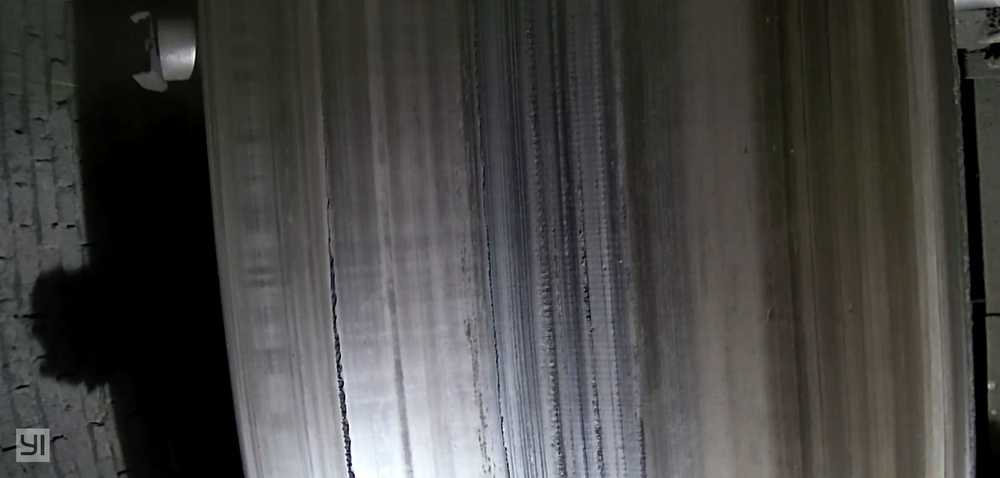
#> input picture Python/area/tear1.jpg, 1000 x 478 px, shrunk from 1591 x 761 before the run
$ python MAIN.py
#> lines starting #> are read from the running program, lines starting #| are printed output that depends on the picture; after the words box and inside, x2 and y2 are one past the last pixel; in counts of white or black regions, pixels touching at a corner belong together
import numpy as np
import cv2 as cv
import tkinter


if __name__ == '__main__':
    img = cv.imread("./tear1.jpg")
#> img is the input picture: shape (478, 1000, 3); mean B, G, R 66.1, 67.8, 68.4

    gray_img = cv.cvtColor(img, cv.COLOR_BGR2GRAY)
    kernel_open = cv.getStructuringElement(cv.MORPH_RECT, (3, 3))

    open_img = cv.morphologyEx(gray_img, cv.MORPH_OPEN, kernel_open)
    cv.imshow("open", open_img)

    kernel = np.ones((5, 5), np.uint8)
    erode_img = cv.erode(open_img, kernel, iterations=1)
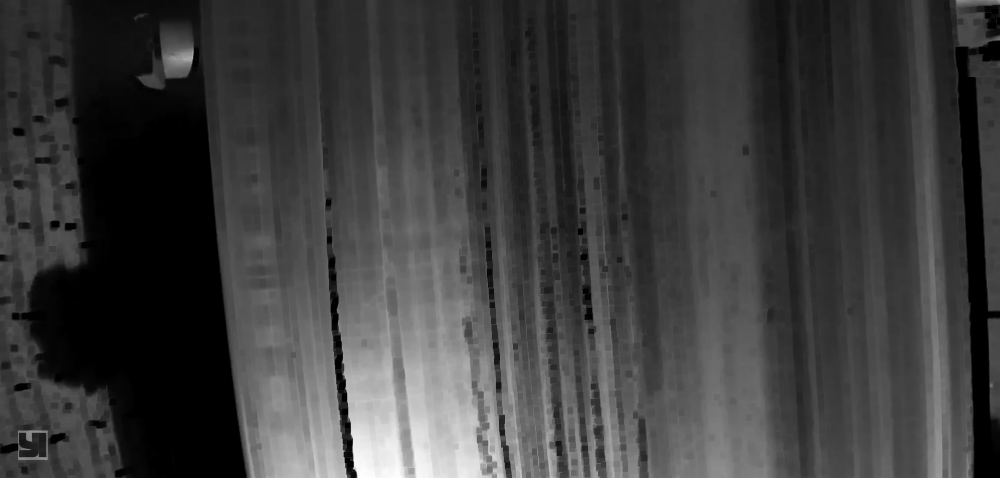
#> erode_img: shape (478, 1000); min 0, max 255, mean 60.3

    canny_img = cv.Canny(open_img, 150, 300)
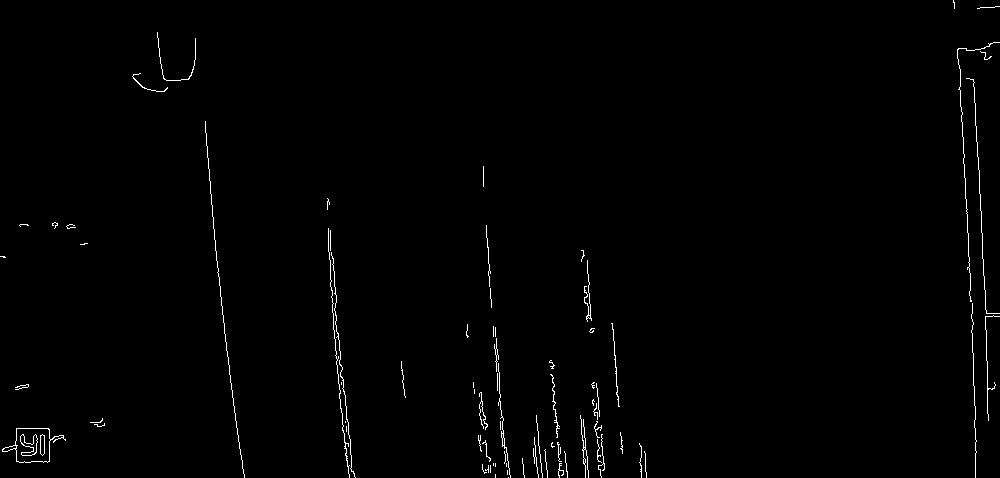
#> canny_img: shape (478, 1000); 0.87% white in thin lines or dots
    cv.imshow("canny", canny_img)

    white_pixel = 0
    for row in range(0, canny_img.shape[0]):
        for col in range(0, canny_img.shape[1]):
            if canny_img[row, col] == 255:
                white_pixel = white_pixel + 1
#> after the loop, white_pixel = 4178
    print("白色像素点的个数是：", white_pixel)
#| 白色像素点的个数是： 4178

    white_pixel = 0

    # [5 lines of commented-out code are left out]

    cv.waitKey(0)

$ run again, with Python/area/tear3.jpg copied over Python/area/tear1.jpg
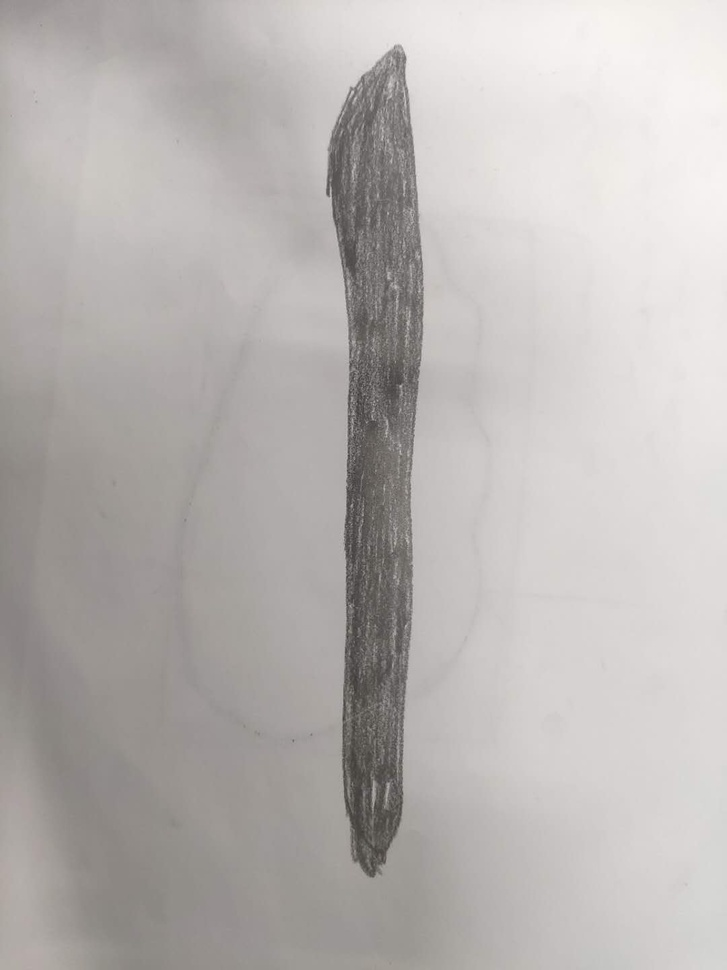
#> input picture Python/area/tear3.jpg, 727 x 970 px, shrunk from 1080 x 1440 before the run
#> img is the input picture: shape (970, 727, 3); mean B, G, R 178.8, 180.7, 184.8
#> `erode_img = cv.erode(open_img, kernel, iterations=1)`:
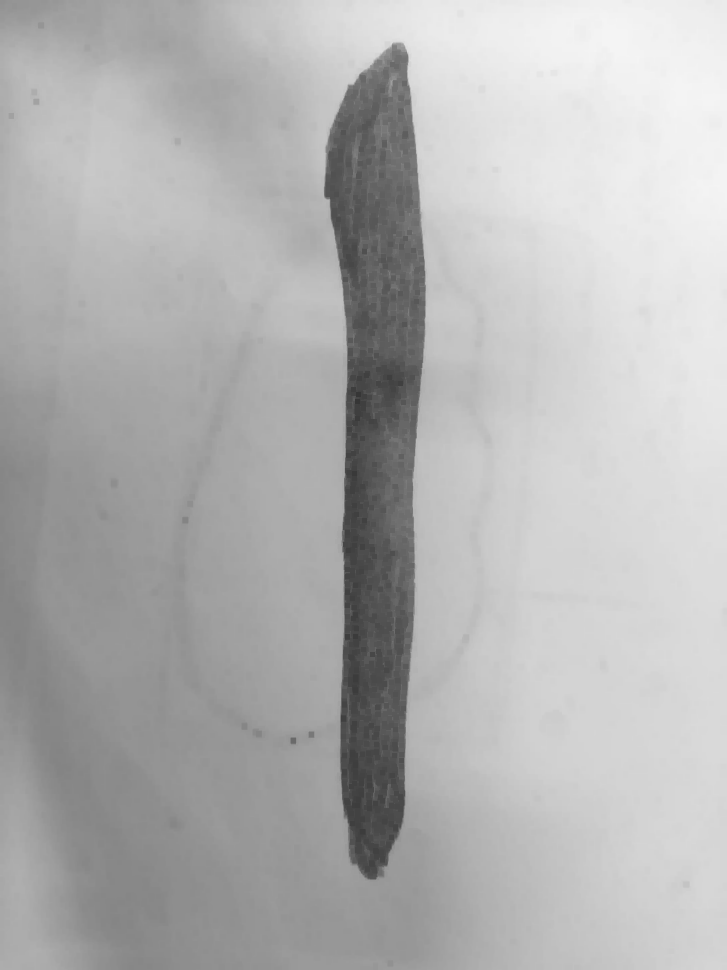
#> erode_img: shape (970, 727); min 54, max 244, mean 178.8
#> `canny_img = cv.Canny(open_img, 150, 300)`:
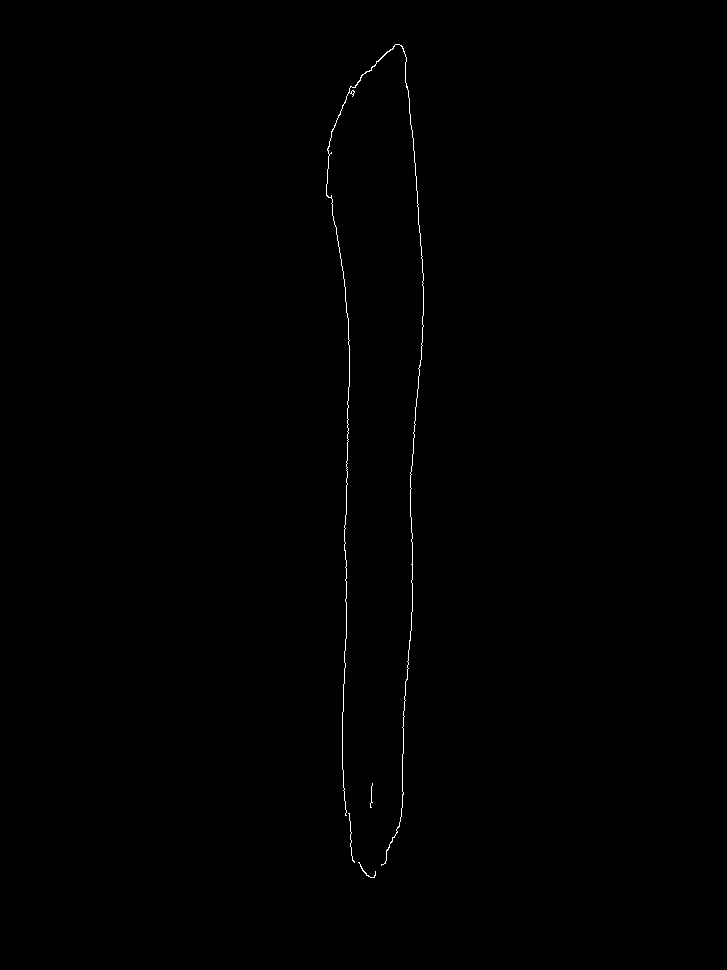
#> canny_img: shape (970, 727); 0.26% white in thin lines or dots, all inside (x1, y1, x2, y2) = (326, 44, 424, 878)
#| 白色像素点的个数是： 1818

$ run again, with Python/area/tear5.jpg copied over Python/area/tear1.jpg
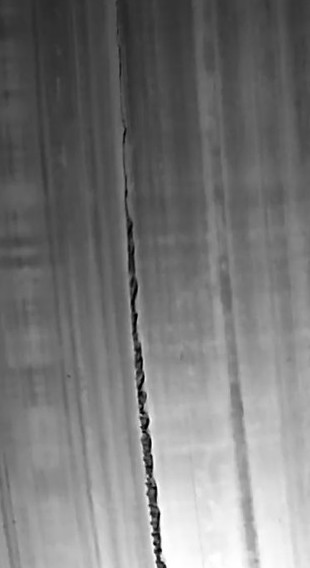
#> input picture Python/area/tear5.jpg, 310 x 568 px
#> img is the input picture: shape (568, 310, 3); min 0, max 255, mean 120.1
#> `erode_img = cv.erode(open_img, kernel, iterations=1)`:
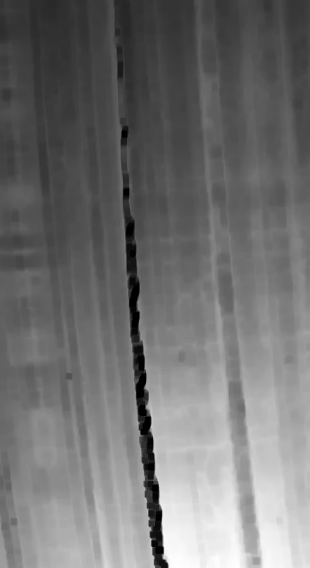
#> erode_img: shape (568, 310); min 0, max 255, mean 113.8
#> `canny_img = cv.Canny(open_img, 150, 300)`:
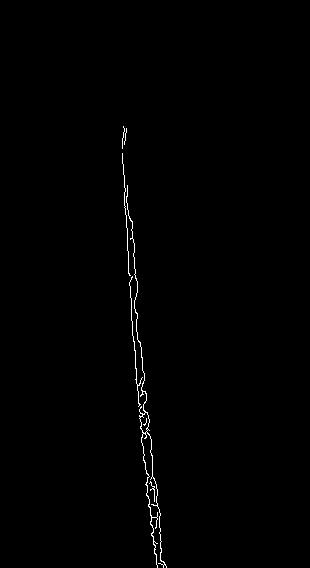
#> canny_img: shape (568, 310); 0.59% white in thin lines or dots, all inside (x1, y1, x2, y2) = (122, 126, 167, 568)
#| 白色像素点的个数是： 1040
